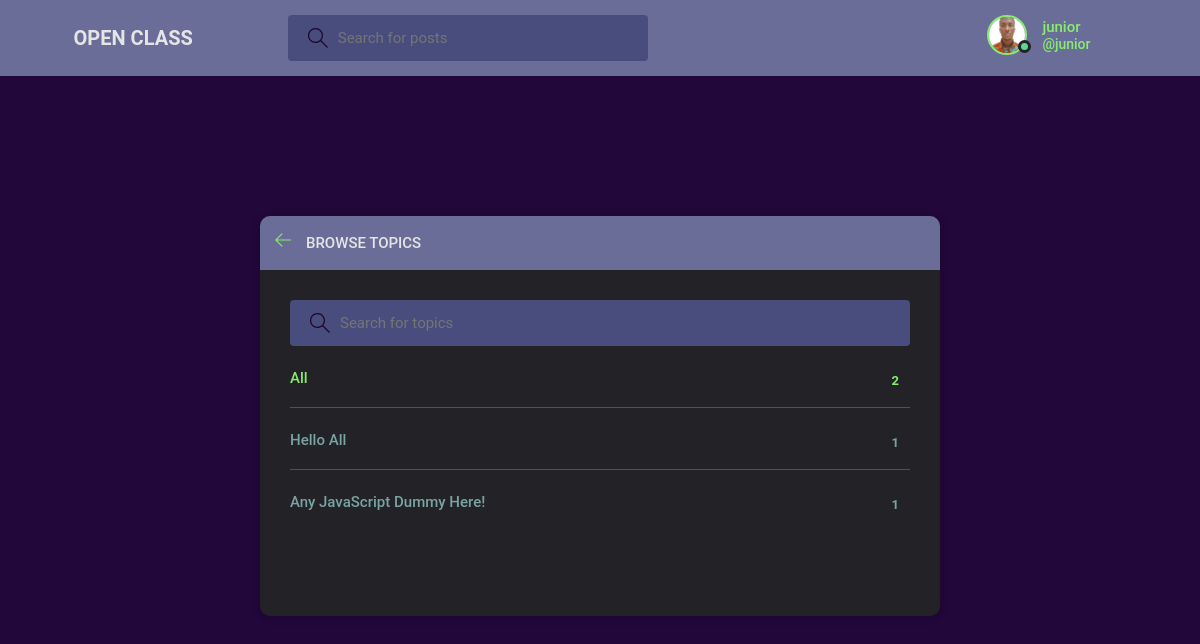
The app's page /topics/ (signed in), older data.
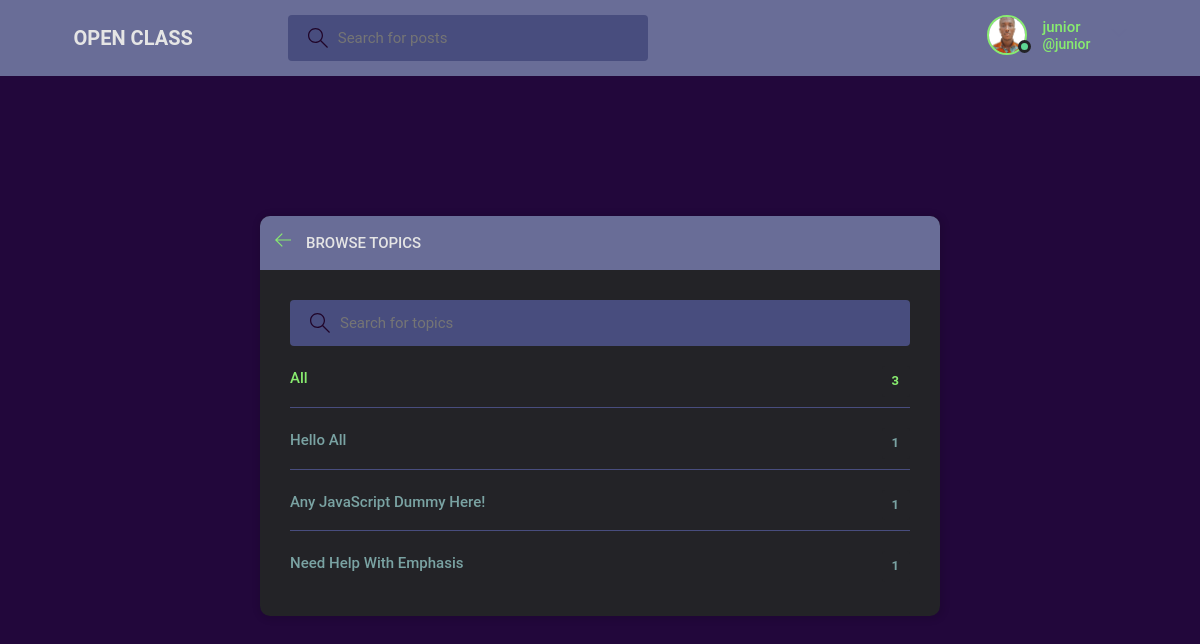
The same page, newer data.
### base/models.py (models this page shows, shortened)
class Topic(models.Model):
    name = models.CharField(max_length=200)

### base/views.py (the view)
# urls.py: path('topics/', views.topicsPage, name="topics"),
@login_required(login_url='login')
def topicsPage(request):
    q = request.GET.get('q') if request.GET.get('q') != None else ''
    topics = Topic.objects.filter(name__icontains=q)
    return render(request, 'base/topics.html', {'topics': topics})

### base/templates/base/topics.html (shortened to what this page needs)
{% extends 'main.html' %}
{% block content %}
{% include 'navbar.html' %}
<main class="create-room layout">
  <div class="container">
    <div class="layout__box">
      <div class="layout__boxHeader">
        <div class="layout__boxTitle">
          <a href="{% url 'home' %}">
            <svg version="1.1" xmlns="http://www.w3.org/2000/svg" width="32" height="32" viewBox="0 0 32 32">
              <title>arrow-left</title>
              <path
                d="M13.723 2.286l-13.723 13.714 13.719 13.714 1.616-1.611-10.96-10.96h27.625v-2.286h-27.625l10.965-10.965-1.616-1.607z">
              </path>
            </svg>
          </a>
          <h3>Browse Topics</h3>
        </div>
      </div>
      <div class="topics-page layout__body">
        <form action="" method="GET" class="header__search">
          <label>
            <input name="q" placeholder="Search for topics" />
          </label>
        </form>
        <ul class="topics__list">
          <li>
            <a href="{% url 'topics' %}" class="active">All <span>{{topics.count}}</span></a>
          </li>
          {% for topic in topics %}
          <li>
            <a href="{% url 'home' %}?q={{topic.name}}">{{ topic.name }} <span>{{topic.room_set.all.count}}</span></a>
          </li>
          {% endfor %}
        </ul>
      </div>
    </div>
  </div>
</main>
{% endblock content %}

Row changes from the older to the newer data that the page shows:
added Topic: name "Need Help With Emphasis", room_set.all.count "1"
Text that changed along with them:
{{ topics.count }}: "2" → "3"
